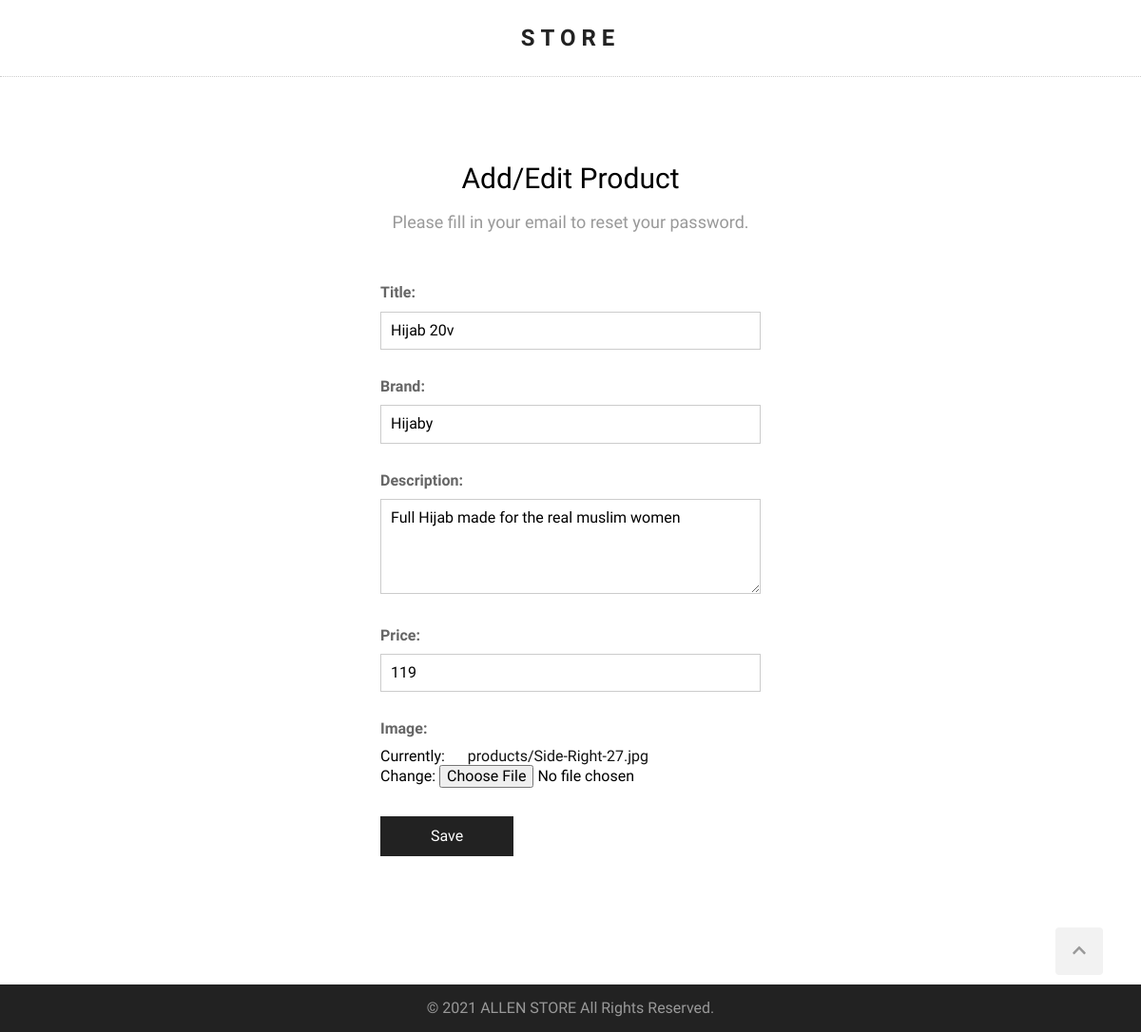
The page /products/edit/6 on the database its author committed.
### products/models.py (models this page shows, shortened)
class Product(models.Model):
    title = models.CharField(max_length=124)
    description = models.TextField(max_length=500, blank=True, null=True)
    brand = models.CharField(max_length=124)
    price = models.PositiveIntegerField()
    created_at = models.DateTimeField(auto_now=True)
    image = models.ImageField(upload_to='products/', null=True)

### products/views.py (the view)
# urls.py: path('products/edit/<pk>', product_edit, name='product_edit'),
def product_edit(request, pk):
    product = get_object_or_404(Product, pk=pk)
    if request.method == 'POST':
        form = AddProductForm(request.POST,  request.FILES, instance=product)
        if form.is_valid():
            form.save()
            return render(request, 'products/successful-editing.html')
    else:
        form = AddProductForm(instance=product)
    return render(request, 'products/product-add.html', {'form': form})

### products/forms.py
class AddProductForm(ModelForm):
    class Meta:
        model = Product
        fields = (
            'title',
            'brand',
            'description',
            'price',
            'image'
        )

### templates/products/product-add.html (shortened to what this page needs)
{% extends "base.html" %}
{% block content %}
    <section class="form-section">
        <h2 class="section-headline">Add/Edit Product</h2>
        <p class="section-description">
            Please fill in your email to reset your password.
        </p>
        <div class="form">
            <form action="" method="post" enctype="multipart/form-data">
                {{ form.as_p }}
                <p>
                    <button type="submit">Save</button>
                </p>
            </form>
        </div>
    </section>
{% endblock %}

### static/style.css (style rules this page uses)
html { scroll-behavior: smooth; }
body { margin: 0; font-family: 'Questrial', sans-serif; }
.section-headline { font-size: 30px; font-weight: normal; margin: 0; }
.section-description { color: #999; font-size: 18px; }
.form-section { overflow: auto; width: 100%; }
.form { max-width: 400px; margin: 45px auto; padding: 0 20px; }
.form p { margin: 0 0 20px 0; text-align: left; }
.form label { display: block; padding: 10px 0; color: #666; font-weight: bold; }
.form input[type=text], .form input[type=email], .form input[type=number], .form input[type=password], .form select { padding: 10px; max-width: 400px; width: 100%; border: 1px solid #ccc; box-sizing: border-box; }
.form textarea { max-width: 400px; min-height: 100px; width: 100%; height: 100px; padding: 10px; box-sizing: border-box; font-family: inherit; font-size: inherit; border: 1px solid #ccc; }
.form button { width: 140px; line-height: 40px; font-size: 16px; background: #222; color: #fff; border: none; cursor: pointer; margin-top: 10px; transition-duration: .3s; }
.form a { text-decoration: none; color: #111; margin-left: 20px; }

### rows shown on the page
Product: title "Hijab 20v", brand "Hijaby", description "Full Hijab made for the real muslim women", price "119"
